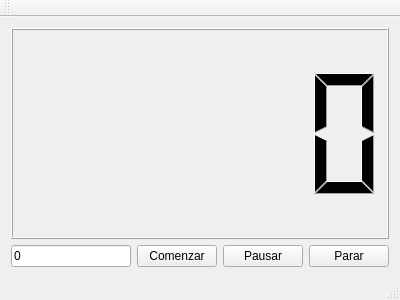
<?xml version="1.0" encoding="UTF-8"?>
<ui version="4.0">
 <class>MainWindow</class>
 <widget class="QMainWindow" name="MainWindow">
  <property name="geometry">
   <rect>
    <x>0</x>
    <y>0</y>
    <width>400</width>
    <height>300</height>
   </rect>
  </property>
  <property name="windowTitle">
   <string>DTemporizador</string>
  </property>
  <widget class="QWidget" name="centralWidget">
   <layout class="QVBoxLayout" name="verticalLayout_2">
    <item>
     <layout class="QVBoxLayout" name="verticalLayout">
      <item>
       <widget class="QLCDNumber" name="lcd"/>
      </item>
     </layout>
    </item>
    <item>
     <layout class="QHBoxLayout" name="horizontalLayout">
      <item>
       <widget class="QLineEdit" name="tiempo">
        <property name="inputMask">
         <string/>
        </property>
        <property name="text">
         <string>0</string>
        </property>
        <property name="maxLength">
         <number>4</number>
        </property>
       </widget>
      </item>
      <item>
       <widget class="QPushButton" name="b_comenzar">
        <property name="text">
         <string>Comenzar</string>
        </property>
       </widget>
      </item>
      <item>
       <widget class="QPushButton" name="b_pausar">
        <property name="text">
         <string>Pausar</string>
        </property>
       </widget>
      </item>
      <item>
       <widget class="QPushButton" name="b_parar">
        <property name="text">
         <string>Parar</string>
        </property>
       </widget>
      </item>
     </layout>
    </item>
   </layout>
  </widget>
  <widget class="QMenuBar" name="menuBar">
   <property name="geometry">
    <rect>
     <x>0</x>
     <y>0</y>
     <width>400</width>
     <height>25</height>
    </rect>
   </property>
  </widget>
  <widget class="QToolBar" name="mainToolBar">
   <attribute name="toolBarArea">
    <enum>TopToolBarArea</enum>
   </attribute>
   <attribute name="toolBarBreak">
    <bool>false</bool>
   </attribute>
  </widget>
  <widget class="QStatusBar" name="statusBar"/>
 </widget>
 <layoutdefault spacing="6" margin="11"/>
 <resources/>
 <connections/>
</ui>
